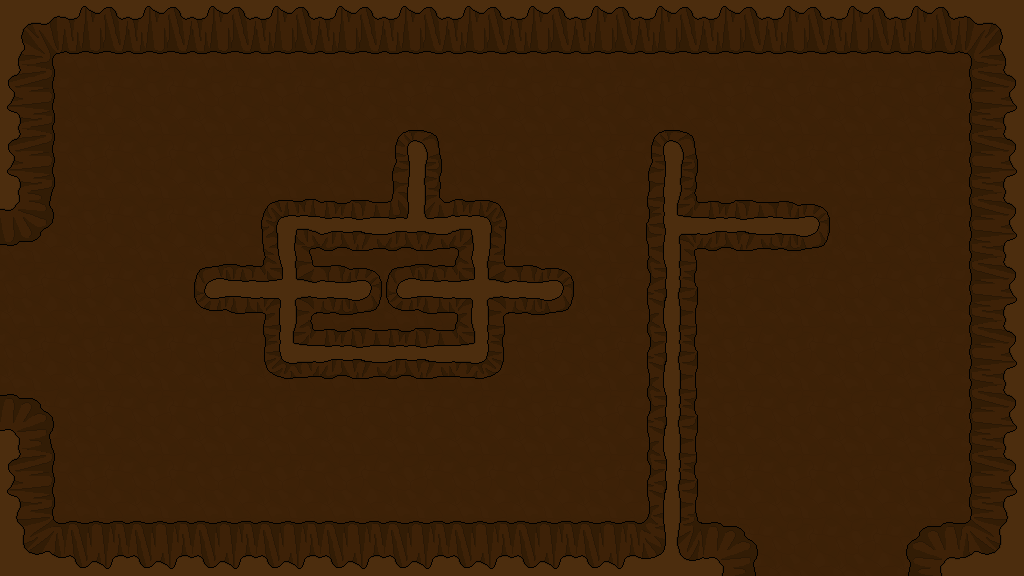

A 2D game scene composited from a Tiled map and its tileset images. What follows is a short description and the map's XML, with every tile layer's data as written:
An orthogonal 16x9 tile map with 64x64 px tiles, 1 tile layer (Tile Layer 1).

<map version="1.0" orientation="orthogonal" width="16" height="9" tilewidth="64" tileheight="64">
 <tileset firstgid="1" name="backgroundTiles" tilewidth="64" tileheight="64">
  <image source="../backgroundTiles.png" width="12480" height="64" />
 </tileset>
 <layer name="Tile Layer 1" width="16" height="9">
  <data encoding="csv">
151,152,11,152,11,11,11,11,11,11,11,11,11,11,11,153,
158,6,6,6,6,6,6,6,6,6,6,6,6,6,6,14,
158,6,6,6,6,6,175,6,6,6,175,6,6,6,6,14,
154,6,6,6,181,173,171,179,6,6,169,173,185,6,6,161,
6,6,6,170,172,185,170,172,185,6,168,6,6,6,6,161,
6,6,6,6,182,173,173,180,6,6,168,6,6,6,6,161,
155,6,6,6,6,6,6,6,6,6,168,6,6,6,6,14,
158,6,6,6,6,6,6,6,6,6,168,6,6,6,6,14,
159,160,160,160,160,160,160,160,160,160,177,155,6,6,156,162
</data>
 </layer>
</map>
